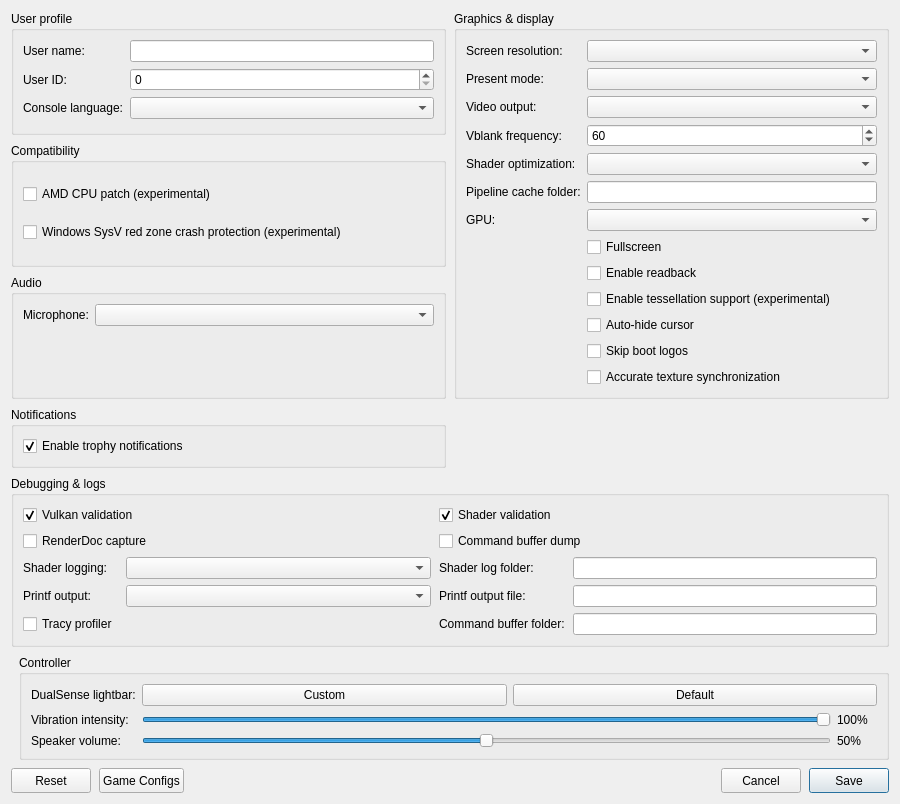
<?xml version="1.0" encoding="UTF-8"?>
<ui version="4.0">
 <class>ConfigurationEditDialog</class>
 <widget class="QDialog" name="ConfigurationEditDialog">
  <property name="geometry">
   <rect>
    <x>0</x>
    <y>0</y>
    <width>900</width>
    <height>620</height>
   </rect>
  </property>
  <property name="windowTitle">
   <string>Settings</string>
  </property>
  <property name="locale">
   <locale language="English" country="UnitedStates"/>
  </property>
  <layout class="QGridLayout" name="gridLayout">
   <property name="horizontalSpacing">
    <number>8</number>
   </property>
   <property name="verticalSpacing">
    <number>8</number>
   </property>
   <item row="0" column="0" colspan="2">
    <layout class="QGridLayout" name="sectionsLayout" columnstretch="1,1">
     <property name="horizontalSpacing">
      <number>8</number>
     </property>
     <property name="verticalSpacing">
      <number>8</number>
     </property>
     <item row="0" column="0">
      <widget class="QGroupBox" name="user_profile_group">
       <property name="title">
        <string>User profile</string>
       </property>
       <layout class="QFormLayout" name="userProfileLayout">
        <property name="fieldGrowthPolicy">
         <enum>QFormLayout::AllNonFixedFieldsGrow</enum>
        </property>
        <item row="0" column="0">
         <widget class="QLabel" name="label_user_name">
          <property name="text"><string>User name:</string></property>
         </widget>
        </item>
        <item row="0" column="1">
         <widget class="MandatoryLineEdit" name="lineEdit_user_name">
          <property name="toolTip"><string>Local user name exposed to games</string></property>
          <property name="clearButtonEnabled"><bool>true</bool></property>
         </widget>
        </item>
        <item row="1" column="0">
         <widget class="QLabel" name="label_user_id">
          <property name="text"><string>User ID:</string></property>
         </widget>
        </item>
        <item row="1" column="1">
         <widget class="QSpinBox" name="spinBox_user_id">
          <property name="toolTip"><string>Local user ID exposed to games</string></property>
          <property name="maximum"><number>2147483647</number></property>
         </widget>
        </item>
        <item row="2" column="0">
         <widget class="QLabel" name="label_console_language">
          <property name="text"><string>Console language:</string></property>
         </widget>
        </item>
        <item row="2" column="1">
         <widget class="QComboBox" name="comboBox_console_language">
          <property name="toolTip"><string>Language</string></property>
         </widget>
        </item>
       </layout>
      </widget>
     </item>
     <item row="2" column="0">
      <widget class="QGroupBox" name="audio_group">
       <property name="title"><string>Audio</string></property>
       <layout class="QFormLayout" name="audioLayout">
        <property name="fieldGrowthPolicy">
         <enum>QFormLayout::AllNonFixedFieldsGrow</enum>
        </property>
        <item row="0" column="0">
         <widget class="QLabel" name="label_audio_input_device">
          <property name="text"><string>Microphone:</string></property>
         </widget>
        </item>
        <item row="0" column="1">
         <widget class="QComboBox" name="comboBox_audio_input_device"/>
        </item>
       </layout>
      </widget>
     </item>
     <item row="0" column="1" rowspan="3">
      <widget class="QGroupBox" name="graphics_group">
       <property name="title">
        <string>Graphics &amp;&amp; display</string>
       </property>
       <layout class="QFormLayout" name="graphicsLayout">
        <property name="fieldGrowthPolicy">
         <enum>QFormLayout::AllNonFixedFieldsGrow</enum>
        </property>
        <item row="0" column="0">
         <widget class="QLabel" name="label_screen_resolution">
          <property name="text"><string>Screen resolution:</string></property>
         </widget>
        </item>
        <item row="0" column="1">
         <widget class="QComboBox" name="comboBox_screen_resolution">
          <property name="toolTip"><string>Window resolution</string></property>
         </widget>
        </item>
        <item row="1" column="0">
         <widget class="QLabel" name="label_present_mode">
          <property name="text"><string>Present mode:</string></property>
         </widget>
        </item>
        <item row="1" column="1">
         <widget class="QComboBox" name="comboBox_present_mode">
          <property name="toolTip"><string>Vulkan swapchain presentation mode</string></property>
         </widget>
        </item>
        <item row="2" column="0">
         <widget class="QLabel" name="label_video_out_resolution">
          <property name="text"><string>Video output:</string></property>
         </widget>
        </item>
        <item row="2" column="1">
         <widget class="QComboBox" name="comboBox_video_out_resolution">
          <property name="toolTip"><string>The output resolution the console reports to games, which render at it. Title: 4K unless the game may detect a smaller output</string></property>
         </widget>
        </item>
        <item row="3" column="0">
         <widget class="QLabel" name="label_vblank_frequency">
          <property name="text"><string>Vblank frequency:</string></property>
         </widget>
        </item>
        <item row="3" column="1">
         <widget class="QSpinBox" name="spinBox_vblank_frequency">
          <property name="toolTip"><string>Virtual display refresh rate used for frame pacing</string></property>
          <property name="minimum"><number>30</number></property>
          <property name="maximum"><number>360</number></property>
          <property name="value"><number>60</number></property>
         </widget>
        </item>
        <item row="4" column="0">
         <widget class="QLabel" name="label_shader_optimization">
          <property name="text"><string>Shader optimization:</string></property>
         </widget>
        </item>
        <item row="4" column="1">
         <widget class="QComboBox" name="comboBox_shader_optimization_type">
          <property name="toolTip"><string>Optimize shaders for code size or performance</string></property>
         </widget>
        </item>
        <item row="5" column="0">
         <widget class="QLabel" name="label_pipeline_cache_folder">
          <property name="text"><string>Pipeline cache folder:</string></property>
         </widget>
        </item>
        <item row="5" column="1">
         <widget class="QLineEdit" name="lineEdit_pipeline_cache_folder">
          <property name="toolTip"><string>Folder for the pipeline and program lists of each game. Empty: the user&apos;s cache folder</string></property>
          <property name="clearButtonEnabled"><bool>true</bool></property>
         </widget>
        </item>
        <item row="6" column="0">
         <widget class="QLabel" name="label_gpu">
          <property name="text"><string>GPU:</string></property>
         </widget>
        </item>
        <item row="6" column="1">
         <widget class="QComboBox" name="comboBox_gpu">
          <property name="toolTip"><string>Graphics device used by the emulator</string></property>
         </widget>
        </item>
        <item row="7" column="1">
         <widget class="QCheckBox" name="checkBox_fullscreen">
          <property name="toolTip"><string>Run in borderless desktop fullscreen</string></property>
          <property name="text"><string>Fullscreen</string></property>
         </widget>
        </item>
        <item row="8" column="1">
         <widget class="QCheckBox" name="checkBox_readback">
          <property name="toolTip"><string>Read back writable linear images</string></property>
          <property name="text"><string>Enable readback</string></property>
         </widget>
        </item>
        <item row="9" column="1">
         <widget class="QCheckBox" name="checkBox_tessellation">
          <property name="toolTip"><string>Draw tessellated geometry. Disabled by default; unsupported tessellation may cause crashes.</string></property>
          <property name="text"><string>Enable tessellation support (experimental)</string></property>
         </widget>
        </item>
        <item row="10" column="1">
         <widget class="QCheckBox" name="checkBox_hide_cursor">
          <property name="toolTip"><string>Hide the host cursor after 2 seconds without mouse activity</string></property>
          <property name="text"><string>Auto-hide cursor</string></property>
         </widget>
        </item>
        <item row="11" column="1">
         <widget class="QCheckBox" name="checkBox_skip_notice_screen">
          <property name="toolTip"><string>Skip startup logos and notices in supported games.</string></property>
          <property name="text"><string>Skip boot logos</string></property>
         </widget>
        </item>
        <item row="12" column="1">
         <widget class="QCheckBox" name="checkBox_sync_raw_image_buffers">
          <property name="toolTip"><string>Can fix missing textures and incorrect transparency in some games. May reduce performance.</string></property>
          <property name="text"><string>Accurate texture synchronization</string></property>
         </widget>
        </item>
       </layout>
      </widget>
     </item>
     <item row="3" column="0">
      <widget class="QGroupBox" name="notifications_group">
       <property name="title"><string>Notifications</string></property>
       <layout class="QVBoxLayout" name="notificationsLayout">
        <item>
         <widget class="QCheckBox" name="checkBox_trophy_notifications">
          <property name="toolTip"><string>Show trophy unlock notifications and play their sound.
To use your own sound, replace the emulator's assets/sounds/trophy-unlock.wav with a WAV file and restart the game.</string></property>
          <property name="text"><string>Enable trophy notifications</string></property>
          <property name="checked"><bool>true</bool></property>
         </widget>
        </item>
       </layout>
      </widget>
     </item>
     <item row="4" column="0" colspan="2">
      <widget class="QGroupBox" name="debug_group">
       <property name="title">
        <string>Debugging &amp;&amp; logs</string>
       </property>
       <layout class="QGridLayout" name="debugLayout" columnstretch="0,1,0,1">
        <property name="horizontalSpacing"><number>8</number></property>
        <property name="verticalSpacing"><number>6</number></property>
        <item row="0" column="0" colspan="2">
         <widget class="QCheckBox" name="checkBox_vulkan_validation">
          <property name="toolTip"><string>Enable Vulkan validation layers</string></property>
          <property name="text"><string>Vulkan validation</string></property>
          <property name="checked"><bool>true</bool></property>
         </widget>
        </item>
        <item row="0" column="2" colspan="2">
         <widget class="QCheckBox" name="checkBox_shader_validation">
          <property name="toolTip"><string>Validate SPIR-V binary</string></property>
          <property name="text"><string>Shader validation</string></property>
          <property name="checked"><bool>true</bool></property>
         </widget>
        </item>
        <item row="1" column="0" colspan="2">
         <widget class="QCheckBox" name="checkBox_renderdoc_capture">
          <property name="toolTip"><string>Enable RenderDoc capture</string></property>
          <property name="text"><string>RenderDoc capture</string></property>
         </widget>
        </item>
        <item row="1" column="2" colspan="2">
         <widget class="QCheckBox" name="checkBox_cmd_dump">
          <property name="toolTip"><string>Dump command buffers</string></property>
          <property name="text"><string>Command buffer dump</string></property>
         </widget>
        </item>
        <item row="2" column="0">
         <widget class="QLabel" name="label_shader_log_direction">
          <property name="text"><string>Shader logging:</string></property>
         </widget>
        </item>
        <item row="2" column="1">
         <widget class="QComboBox" name="comboBox_shader_log_direction">
          <property name="toolTip"><string>Dump shaders to file or console window. If enabled may decrease emulator performance</string></property>
         </widget>
        </item>
        <item row="2" column="2">
         <widget class="QLabel" name="label_shader_log_folder">
          <property name="text"><string>Shader log folder:</string></property>
         </widget>
        </item>
        <item row="2" column="3">
         <widget class="MandatoryLineEdit" name="lineEdit_shader_log_folder">
          <property name="toolTip"><string>Specify directory to dump shaders</string></property>
          <property name="clearButtonEnabled"><bool>true</bool></property>
         </widget>
        </item>
        <item row="3" column="0">
         <widget class="QLabel" name="label_printf_direction">
          <property name="text"><string>Printf output:</string></property>
         </widget>
        </item>
        <item row="3" column="1">
         <widget class="QComboBox" name="comboBox_printf_direction">
          <property name="toolTip"><string>Print logs to file or console window. If enabled may decrease emulator performance</string></property>
         </widget>
        </item>
        <item row="3" column="2">
         <widget class="QLabel" name="label_printf_file">
          <property name="text"><string>Printf output file:</string></property>
         </widget>
        </item>
        <item row="3" column="3">
         <widget class="MandatoryLineEdit" name="lineEdit_printf_file">
          <property name="toolTip"><string>Specify file to dump logs</string></property>
          <property name="clearButtonEnabled"><bool>true</bool></property>
         </widget>
        </item>
        <item row="4" column="0">
         <widget class="QCheckBox" name="checkBox_profiler">
          <property name="toolTip"><string>Enable the Tracy profiler. Profiling may decrease emulator performance</string></property>
          <property name="text"><string>Tracy profiler</string></property>
         </widget>
        </item>
        <item row="4" column="2">
         <widget class="QLabel" name="label_cmd_dump_folder">
          <property name="text"><string>Command buffer folder:</string></property>
         </widget>
        </item>
        <item row="4" column="3">
         <widget class="MandatoryLineEdit" name="lineEdit_cmd_dump_folder">
          <property name="toolTip"><string>Specify directory to dump command buffers</string></property>
          <property name="clearButtonEnabled"><bool>true</bool></property>
         </widget>
        </item>
       </layout>
      </widget>
     </item>
     <item row="1" column="0">
      <widget class="QGroupBox" name="compatibility_group">
       <property name="title">
        <string>Compatibility</string>
       </property>
       <layout class="QVBoxLayout" name="compatibilityLayout">
        <item>
         <widget class="QCheckBox" name="checkBox_amd_cpu">
          <property name="toolTip"><string>Patch CPU instructions that differ between AMD and the host CPU.</string></property>
          <property name="text"><string>AMD CPU patch (experimental)</string></property>
         </widget>
        </item>
        <item>
         <widget class="QCheckBox" name="checkBox_red_zone_protection">
          <property name="toolTip"><string>Helps prevent crashes in some games on Windows</string></property>
          <property name="text"><string>Windows SysV red zone crash protection (experimental)</string></property>
         </widget>
        </item>
       </layout>
      </widget>
     </item>
    </layout>
   </item>
   <item row="1" column="1">
    <widget class="QGroupBox" name="controller_group">
     <property name="title"><string>Controller</string></property>
     <layout class="QFormLayout" name="controllerLayout">
      <property name="fieldGrowthPolicy"><enum>QFormLayout::AllNonFixedFieldsGrow</enum></property>
      <item row="0" column="0">
       <widget class="QLabel" name="label_controller_color">
        <property name="text"><string>DualSense lightbar:</string></property>
       </widget>
      </item>
      <item row="0" column="1">
       <layout class="QHBoxLayout" name="controllerColorLayout">
        <item>
         <widget class="QPushButton" name="button_controller_color">
          <property name="toolTip"><string>Choose and preview a fixed LED color. Bluetooth DualSense may take several seconds to update.</string></property>
          <property name="text"><string>Custom</string></property>
         </widget>
        </item>
        <item>
         <widget class="QPushButton" name="button_controller_color_reset">
          <property name="toolTip"><string>Let the game control the lightbar</string></property>
          <property name="text"><string>Default</string></property>
         </widget>
        </item>
       </layout>
      </item>
      <item row="1" column="0">
       <widget class="QLabel" name="label_controller_vibration">
        <property name="text"><string>Vibration intensity:</string></property>
       </widget>
      </item>
      <item row="1" column="1">
       <layout class="QHBoxLayout" name="controllerVibrationLayout">
        <item>
         <widget class="QSlider" name="slider_controller_vibration">
          <property name="toolTip"><string>Scale DualSense vibration over USB and Bluetooth</string></property>
          <property name="maximum"><number>100</number></property>
          <property name="value"><number>100</number></property>
          <property name="orientation"><enum>Qt::Horizontal</enum></property>
         </widget>
        </item>
        <item>
         <widget class="QLabel" name="label_controller_vibration_value">
          <property name="minimumSize"><size><width>40</width><height>0</height></size></property>
          <property name="text"><string>100%</string></property>
         </widget>
        </item>
       </layout>
      </item>
      <item row="2" column="0">
       <widget class="QLabel" name="label_controller_volume">
        <property name="text"><string>Speaker volume:</string></property>
       </widget>
      </item>
      <item row="2" column="1">
       <layout class="QHBoxLayout" name="controllerVolumeLayout">
        <item>
         <widget class="QSlider" name="slider_controller_volume">
          <property name="toolTip"><string>Scale the DualSense speaker over USB and Bluetooth. 50% is the previous default; 100% adds 6 dB of gain.</string></property>
          <property name="maximum"><number>100</number></property>
          <property name="value"><number>50</number></property>
          <property name="orientation"><enum>Qt::Horizontal</enum></property>
         </widget>
        </item>
        <item>
         <widget class="QLabel" name="label_controller_volume_value">
          <property name="minimumSize"><size><width>40</width><height>0</height></size></property>
          <property name="text"><string>50%</string></property>
         </widget>
        </item>
       </layout>
      </item>
     </layout>
    </widget>
   </item>
   <item row="2" column="0" colspan="2">
    <layout class="QHBoxLayout" name="buttonLayout">
     <item>
     <widget class="QPushButton" name="clear_button">
       <property name="minimumSize"><size><width>80</width><height>25</height></size></property>
       <property name="text"><string>Reset</string></property>
       <property name="toolTip"><string>Restore default settings</string></property>
      </widget>
     </item>
     <item>
      <widget class="QPushButton" name="settings_button">
       <property name="minimumSize"><size><width>80</width><height>25</height></size></property>
       <property name="text"><string>Game Configs</string></property>
       <property name="toolTip"><string>Import or export game configs</string></property>
      </widget>
     </item>
     <item>
      <spacer name="buttonSpacer">
       <property name="orientation"><enum>Qt::Horizontal</enum></property>
       <property name="sizeHint" stdset="0"><size><width>40</width><height>20</height></size></property>
      </spacer>
     </item>
     <item>
      <widget class="QPushButton" name="cancel_button">
       <property name="minimumSize"><size><width>80</width><height>25</height></size></property>
       <property name="text"><string>Cancel</string></property>
      </widget>
     </item>
     <item>
      <widget class="QPushButton" name="ok_button">
       <property name="minimumSize"><size><width>80</width><height>25</height></size></property>
       <property name="text"><string>Save</string></property>
       <property name="default"><bool>true</bool></property>
      </widget>
     </item>
    </layout>
   </item>
  </layout>
 </widget>
 <customwidgets>
  <customwidget>
   <class>MandatoryLineEdit</class>
   <extends>QLineEdit</extends>
   <header>mandatoryLineEdit.h</header>
  </customwidget>
 </customwidgets>
 <resources/>
</ui>
